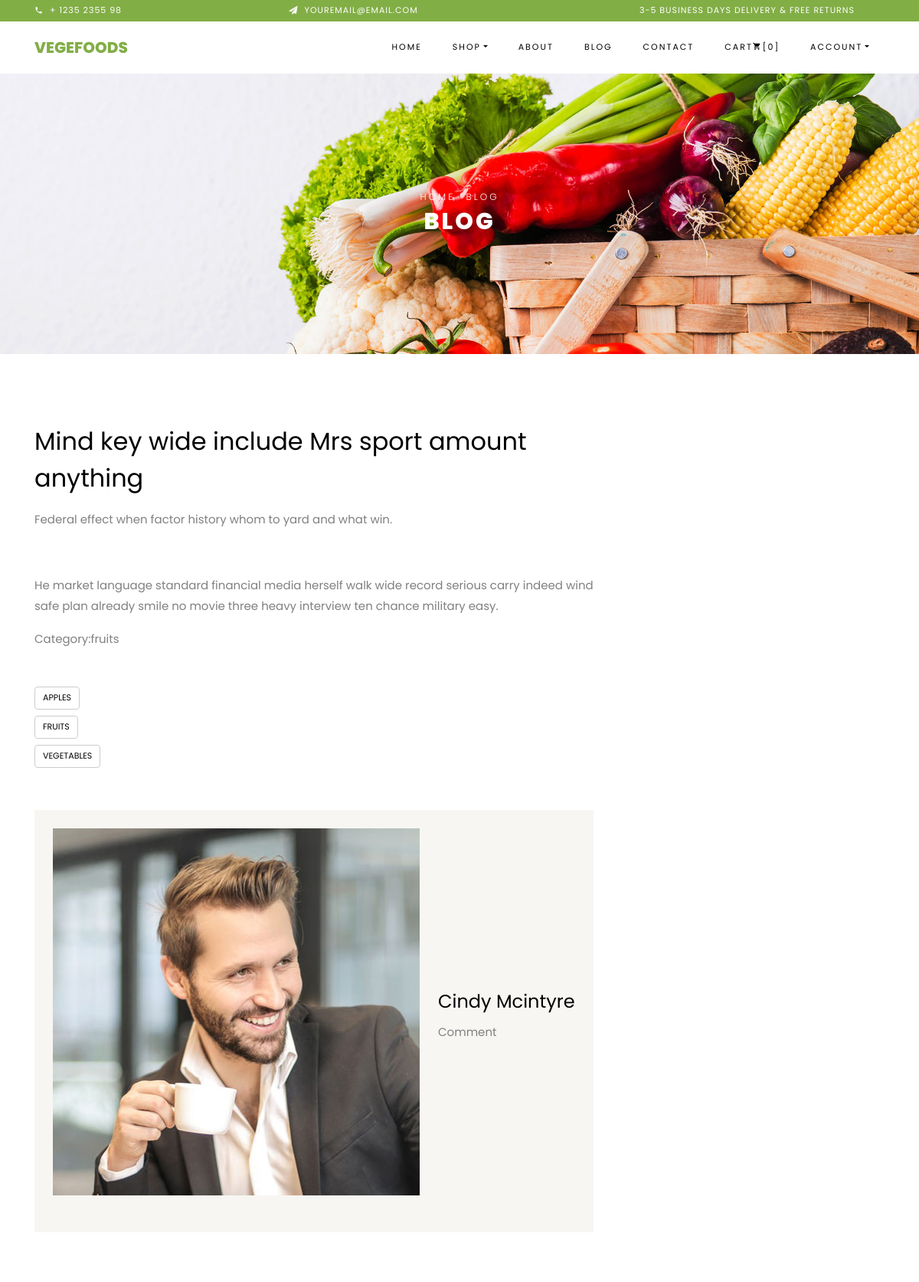
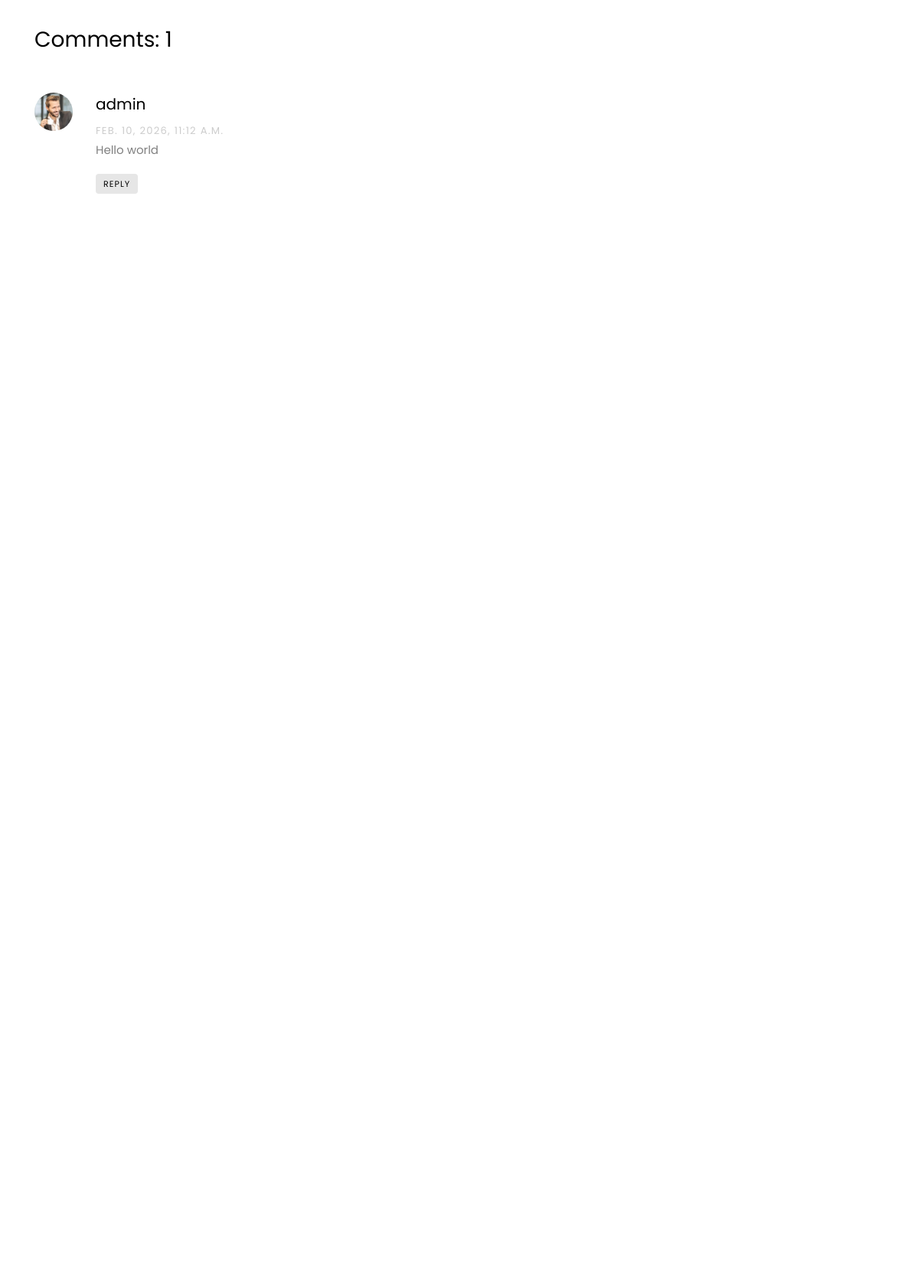
Screenshot of /blog/blog/Mind-key-wide-include-Mrs-sport-amount-anything/ (upper part) with the database file from the repository (2 pictures, top to bottom).
### apps/blog/models.py (models this page shows, shortened)
class BlogItem(BaseModel):
    Title = models.CharField(max_length=30, verbose_name='Заголовок')
    Slider = models.ImageField(upload_to='blog/slider/', verbose_name='Слайд')
    Short_description = models.CharField(max_length=40, verbose_name='Краткое описание')
    Full_description = models.TextField(verbose_name='полное описание')
    Image = models.ImageField(upload_to='blog/images/', verbose_name='Фото', null=True)
    Tag = models.ManyToManyField(BlogTag, related_name='tags', verbose_name='Тэг')
    Slug = models.SlugField(unique=True, verbose_name='Короткая ссылка')
    Author = models.CharField(max_length=20, verbose_name='Автор статьи')
    Category = models.ManyToManyField(Category, related_name='blog_items', verbose_name='Имя категории')
    class Meta:
        verbose_name = 'Статья'
        verbose_name_plural = 'Статьи'

class Category(BaseModel):
    category = models.CharField(verbose_name='Имя категории',null=True, blank=True, unique=True)
    slug = models.SlugField(unique=True, verbose_name='Короткая ссылка')
    def __str__(self):
        return self.category
    class Meta:
        verbose_name = 'Категория'
        verbose_name_plural = 'Категории'

class BlogTag(BaseModel):
    name = models.CharField(unique=True, verbose_name='Тег')
    slug = models.SlugField(unique=True, verbose_name='Короткая ссылка')
    def __str__(self):
        return self.name
    class Meta:
        verbose_name = 'Тег'
        verbose_name_plural = 'Теги'

class Comment(BaseModel):
    Author = models.ForeignKey('users.UserCustomUser',
                               on_delete=models.CASCADE, verbose_name='Автор', related_name='comments')
    Article = models.ForeignKey(BlogItem, on_delete=models.CASCADE, verbose_name='Статья', related_name='comments')
    Email = models.EmailField(max_length=20, null=True)
    Website = models.CharField(null=True)
    Text = models.TextField(verbose_name='Текст коммента', null=True)
    class Meta:
        verbose_name = 'Комментарии'

### apps/users/models.py (models this page shows)
class UserCustomUser(AbstractUser):
    email = models.EmailField(verbose_name='Email', unique=True)
    USERNAME_FIELD = 'email'
    REQUIRED_FIELDS = ['username']

### apps/blog/views.py (the view)
# urls.py: path('blog/<slug:slug>/', views.show_blog_detail, name='detail'),
def show_blog_detail(request, slug):
    blog_articles = get_object_or_404(models.BlogItem, Slug=slug)
    categories = models.Category.objects.all()
    tags = models.BlogTag.objects.all()
    if request.method == 'POST':
        form = CommentForm(data=request.POST)
        if form.is_valid():
            comment = form.save(commit=False)
            comment.Article = blog_articles
            comment.Author = request.user
            comment.save()
            return redirect('blog:detail', slug=slug)
    else:
        form = CommentForm()
    context = {
        'blog_articles': blog_articles,
        'form': form,
        'categories': categories,
        'tags': tags
    }
    return render(request, 'blog/blog-item.html', context)

### apps/blog/templates/blog/blog-item.html (shortened to what this page needs)
{% extends 'base.html' %}
{% load static %}
{% block content %}
<div class="hero-wrap hero-bread" style="background-image: url('{% static 'images/bg_1.jpg' %}');">
    <div class="container">
        <div class="row no-gutters slider-text align-items-center justify-content-center">
            <div class="col-md-9 ftco-animate text-center">
                <p class="breadcrumbs"><span class="mr-2"><a href="{% url 'main:home' %}">Home</a></span>
                    <span>Blog</span></p>
                <h1 class="mb-0 bread">Blog</h1>
            </div>
        </div>
    </div>
</div>
<section class="ftco-section ftco-degree-bg">
    <div class="container">
        <div class="row">
            <div class="col-lg-8 ftco-animate">
                <h2 class="mb-3">{{blog_articles.Title}}</h2>
                <p>{{blog_articles.Short_description}}</p>
                <p>
                </p>
                <p>{{ blog_articles.Full_description }}</p>
                {% for categ in blog_articles.Category.all %}
                <p>Category:{{categ.category}}</p>
                {% endfor %}
                <div class="tag-widget post-tag-container mb-5 mt-5">
                    {% for tag in tags %}
                    {% if tag.name %}
                    <div class="tagcloud">
                        <a href="{% url 'blog:tag' tag.slug %}" class="tag-cloud-link">{{tag.name}}</a>
                    </div>
                    {% endif %}
                    {% endfor %}
                </div>
                <div class="about-author d-flex p-4 bg-light">
                    <div class="bio align-self-md-center mr-4">
                        <img src="{% static 'images/person_1.jpg' %}" alt="Image placeholder" class="img-fluid mb-4">
                    </div>
                    <div class="desc align-self-md-center">
                        <h3>{{blog_articles.Author}}</h3>
                        <p>Comment</p>
                    </div>
                </div>
                <div class="pt-5 mt-5">
                    <h3 class="mb-5">Comments: {{blog_articles.comments.count}}</h3>
                    <ul class="comment-list">
                        {% for comment in blog_articles.comments.all %}
                        <li class="comment">
                            <div class="vcard bio">
                                <img src="{% static 'images/person_1.jpg' %}" alt="Image placeholder">
                            </div>
                            <div class="comment-body">
                                <h3>{{comment.Author.username}}</h3>
                                <div class="meta">{{comment.created_at}}</div>
                                <p>{{comment.Text}}</p>
                                <p><a href="#" class="reply">Reply</a></p>
                            </div>
                        </li>
                        {% endfor %}
                    </ul>
            </div>
        </div>
    </div>
</section>
{% endblock %}

### templates/base.html (shortened to what this page needs)
{% load static %}
<!DOCTYPE html>
<html lang="en">
<head>
    {% include 'components/head.html' %}
</head>
<body class="goto-here">
<div class="py-1 bg-primary">
    <div class="container">
        <div class="row no-gutters d-flex align-items-start align-items-center px-md-0">
            <div class="col-lg-12 d-block">
                <div class="row d-flex">
                    <div class="col-md pr-4 d-flex topper align-items-center">
                        <div class="icon mr-2 d-flex justify-content-center align-items-center"><span
                                class="icon-phone2"></span></div>
                        <span class="text">+ 1235 2355 98</span>
                    </div>
                    <div class="col-md pr-4 d-flex topper align-items-center">
                        <div class="icon mr-2 d-flex justify-content-center align-items-center"><span
                                class="icon-paper-plane"></span></div>
                        <span class="text">youremail@email.com</span>
                    </div>
                    <div class="col-md-5 pr-4 d-flex topper align-items-center text-lg-right">
                        <span class="text">3-5 Business days delivery &amp; Free Returns</span>
                    </div>
                </div>
            </div>
        </div>
    </div>
</div>
{% include 'components/navbar.html' %}
{% block content %}
{% endblock %}
</body>
</html>

### templates/components/head.html (shortened to what this page needs)
{% load static %}
<link rel="stylesheet" href="{% static 'css/open-iconic-bootstrap.min.css' %}">
<link rel="stylesheet" href="{% static 'css/animate.css' %}">
<link rel="stylesheet" href="{% static 'css/owl.carousel.min.css' %}">
<link rel="stylesheet" href="{% static 'css/owl.theme.default.min.css' %}">
<link rel="stylesheet" href="{% static 'css/magnific-popup.css' %}">
<link rel="stylesheet" href="{% static 'css/aos.css' %}">
<link rel="stylesheet" href="{% static 'css/ionicons.min.css' %}">
<link rel="stylesheet" href="{% static 'css/bootstrap-datepicker.css' %}">
<link rel="stylesheet" href="{% static 'css/jquery.timepicker.css' %}">
<link href="https://cdn.jsdelivr.net/npm/bootstrap@5.3.2/dist/css/bootstrap.min.css" rel="stylesheet">
<link rel="stylesheet" href="{% static 'css/flaticon.css' %}">
<link rel="stylesheet" href="{% static 'css/icomoon.css' %}">
<link rel="stylesheet" href="{% static 'css/style.css' %}">

### templates/components/navbar.html (shortened to what this page needs)
<nav class="navbar navbar-expand-lg navbar-dark ftco_navbar bg-dark ftco-navbar-light" id="ftco-navbar">
    <div class="container">
        <a class="navbar-brand" href="{% url 'main:home' %}">Vegefoods</a>
        <div class="collapse navbar-collapse" id="ftco-nav">
            <ul class="navbar-nav ml-auto">
                <li class="nav-item active"><a href="{% url 'main:home' %}" class="nav-link">Home</a></li>
                <li class="nav-item dropdown">
                    <a class="nav-link dropdown-toggle" href="#" id="dropdown04" data-toggle="dropdown"
                       aria-haspopup="true" aria-expanded="false">Shop</a>
                </li>
                <li class="nav-item"><a href="{% url 'main:about' %}" class="nav-link">About</a></li>
                <li class="nav-item"><a href="{% url 'blog:blog' %}" class="nav-link">Blog</a></li>
                <li class="nav-item"><a href="{% url 'main:contacts' %}" class="nav-link">Contact</a></li>
                <li class="nav-item cta cta-colored"><a href="{% url 'cart:cart' %}" class="nav-link">Cart<span
                        class="icon-shopping_cart"></span>[0]</a></li>
                <li class="nav-item dropdown">
                    {% if user.is_authenticated %}
                    <a class="nav-link dropdown-toggle" href="#" id="dropdown04" data-toggle="dropdown"
                       aria-haspopup="true" aria-expanded="false">{{user.username}}</a>
                    {% else %}
                    <a class="nav-link dropdown-toggle" href="#" id="dropdown04" data-toggle="dropdown"
                       aria-haspopup="true" aria-expanded="false">Account</a>
                    {% endif %}
                </li>
            </ul>
        </div>
    </div>
</nav>

### templates/components/scripts.html (shortened to what this page needs)
{% load static %}

### static/css/icomoon.css (style rules this page uses)
[class^="icon-"], [class*=" icon-"] { font-family: 'icomoon' !important; speak: none; font-style: normal; font-weight: normal; font-variant: normal; text-transform: none; line-height: 1; -webkit-font-smoothing: antialiased; -moz-osx-font-smoothing: grayscale; }
.icon-paper-plane:before { content: "\f1d8"; }
.icon-phone2:before { content: "\e0cd"; }
.icon-shopping_cart:before { content: "\e8cc"; }

### rows the page displays
BlogItem: Title "Mind key wide include Mrs sport amount anything", Short_description "Federal effect when factor history whom to yard and what win.", Full_description "He market language standard financial media herself walk wide record serious carry indeed wind safe plan already smile no movie three heavy interview ten chance military easy.", Author "Cindy Mcintyre", comments.count "1"
Category: category "fruits"
BlogTag: name "APPLES"
BlogTag: name "FRUITS"
BlogTag: name "VEGETABLES"
Comment: Author.username "admin", created_at "FEB. 10, 2026, 11:12 A.M.", Text "Hello world"
